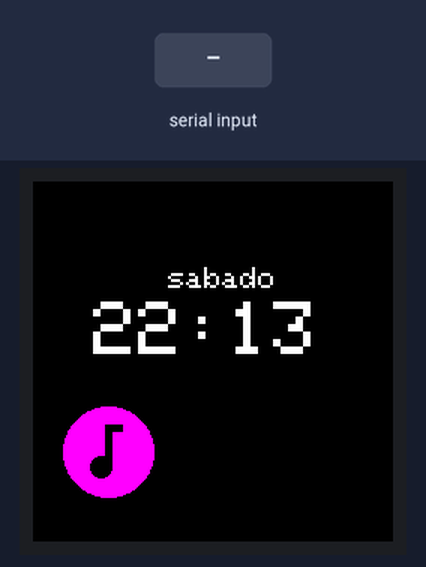
A sketch run on a simulated Arduino Uno, built with avr-gcc and run on an emulated ATmega328P. On the bench: 240×240 colour display. The test bench sets the inputs (shaded band). What the sketch prints to the serial monitor is not drawn.

Above: at 1.2 s.
1.3 s: "90,45,200\n" received over the second serial link
2.8 s: "30,150,10\n" received over the second serial link
4.3 s: "0\n" received over the second serial link
At 41.0 s:
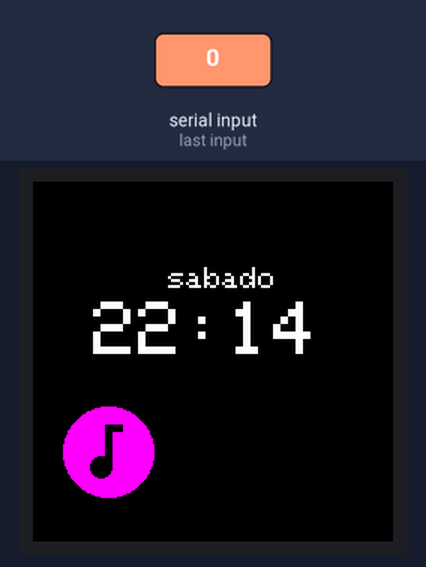
Timing chart, 0 to 41.5 s (numbered marks = the images above; inputs shaded):
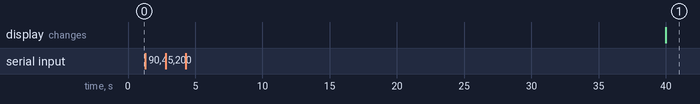

The sketch:

Reloj.ino
```cpp
#include <TimeLib.h>
#include <SoftwareSerial.h>
#define TFT_DC    7
#define TFT_RST   8
#define SCR_WD   240
#define SCR_HT   240
#include <SPI.h>
#include <Adafruit_GFX.h>
#include <Arduino_ST7789_Fast.h>
Arduino_ST7789 pan = Arduino_ST7789(TFT_DC, TFT_RST);

// conf bluetooth
SoftwareSerial blue (2,4);
// conf pantalla
  String fecha = "sabado";
  int hora = 0;
  int minu = 0;
  int seg = 0;
  String tr = __TIME__;

void setup(){
  Serial.begin(9600);

  // conf bluetooth
  blue.begin(9600);
 int v1 = (String(tr[0])+String(tr[1])).toInt();
 int v2 = (String(tr[3])+String(tr[4])).toInt();
 int v3 = (String(tr[6])+String(tr[7])).toInt();
  // conf pantalla
  setTime(v1,v2,v3,18,12,2021);
  pan.init(SCR_WD, SCR_HT);
  pan.fillScreen(BLACK);
  pan.setCursor(90,57);
  pan.setTextColor(WHITE,BLACK);
  pan.setTextSize(2);
  pan.println(fecha);
  pan.fillCircle(50,180,30,MAGENTA);
  pan.fillCircle(45,190,7,BLACK);
  pan.fillRect(48,162,5,30,BLACK);
  pan.fillRect(48,162,12,5,BLACK);
  imprimirReloj();
}
void loop(){


  if(second() == 0){
    imprimirReloj();
  }

  if(blue.available()){
    Serial.write(blue.read());
    hora = int(blue.read());
  };


  if(Serial.available())
  blue.write(Serial.read());

};
void imprimirReloj(){

  pan.setCursor(40,80);
  pan.setTextColor(WHITE,BLACK);
  pan.setTextSize(5);
  if(hour() <= 9){
      pan.print("0"+String(hour()));
    }else{
      pan.print(String(hour()));
    };
  pan.setCursor(100,80);
  pan.setTextColor(WHITE,BLACK);
  pan.setTextSize(5);
  pan.print(":");
  pan.setCursor(130,80);
  pan.setTextColor(WHITE,BLACK);
  pan.setTextSize(5);
  if(minute() <= 9){
      pan.print("0"+String(minute()));
    }else{
      pan.print(String(minute()));
    };
/*  pan.setCursor(185,100);
  pan.setTextColor(WHITE,BLACK);
  pan.setTextSize(2);
  if(second() <= 9){
      pan.print(".0"+String(second()));
    }else{
      pan.print("."+String(second()));
    };  */
};
```

Measured:
- after the input at 1.3 s, every drawn part: stays the same
- after the input at 2.8 s, every drawn part: stays the same
